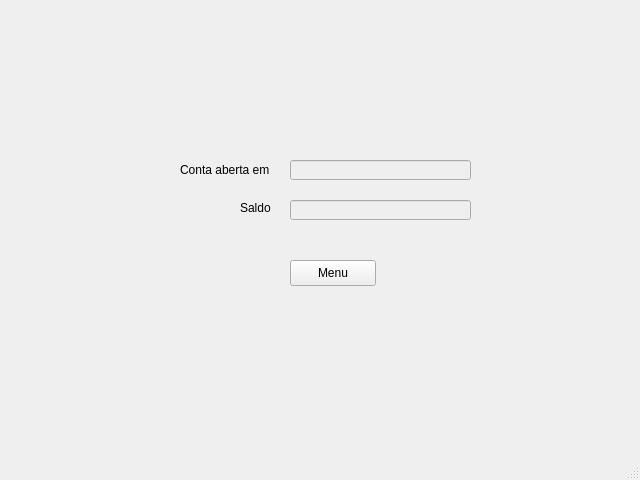
<?xml version="1.0" encoding="UTF-8"?>
<ui version="4.0">
 <class>MainWindow</class>
 <widget class="QMainWindow" name="MainWindow">
  <property name="geometry">
   <rect>
    <x>0</x>
    <y>0</y>
    <width>640</width>
    <height>480</height>
   </rect>
  </property>
  <property name="windowTitle">
   <string>MainWindow</string>
  </property>
  <widget class="QWidget" name="centralwidget">
   <widget class="QLineEdit" name="edit_conta_aberta">
    <property name="enabled">
     <bool>false</bool>
    </property>
    <property name="geometry">
     <rect>
      <x>290</x>
      <y>160</y>
      <width>181</width>
      <height>20</height>
     </rect>
    </property>
    <property name="readOnly">
     <bool>false</bool>
    </property>
   </widget>
   <widget class="QLabel" name="label_conta_aberta">
    <property name="geometry">
     <rect>
      <x>180</x>
      <y>160</y>
      <width>111</width>
      <height>20</height>
     </rect>
    </property>
    <property name="text">
     <string>Conta aberta em</string>
    </property>
   </widget>
   <widget class="QLabel" name="label_saldo">
    <property name="geometry">
     <rect>
      <x>240</x>
      <y>200</y>
      <width>41</width>
      <height>16</height>
     </rect>
    </property>
    <property name="text">
     <string>Saldo</string>
    </property>
   </widget>
   <widget class="QLineEdit" name="edit_saldo">
    <property name="enabled">
     <bool>false</bool>
    </property>
    <property name="geometry">
     <rect>
      <x>290</x>
      <y>200</y>
      <width>181</width>
      <height>20</height>
     </rect>
    </property>
    <property name="readOnly">
     <bool>true</bool>
    </property>
   </widget>
   <widget class="QPushButton" name="botao_menu">
    <property name="geometry">
     <rect>
      <x>290</x>
      <y>260</y>
      <width>86</width>
      <height>26</height>
     </rect>
    </property>
    <property name="text">
     <string>Menu</string>
    </property>
   </widget>
  </widget>
  <widget class="QStatusBar" name="statusbar"/>
 </widget>
 <resources/>
 <connections/>
</ui>
